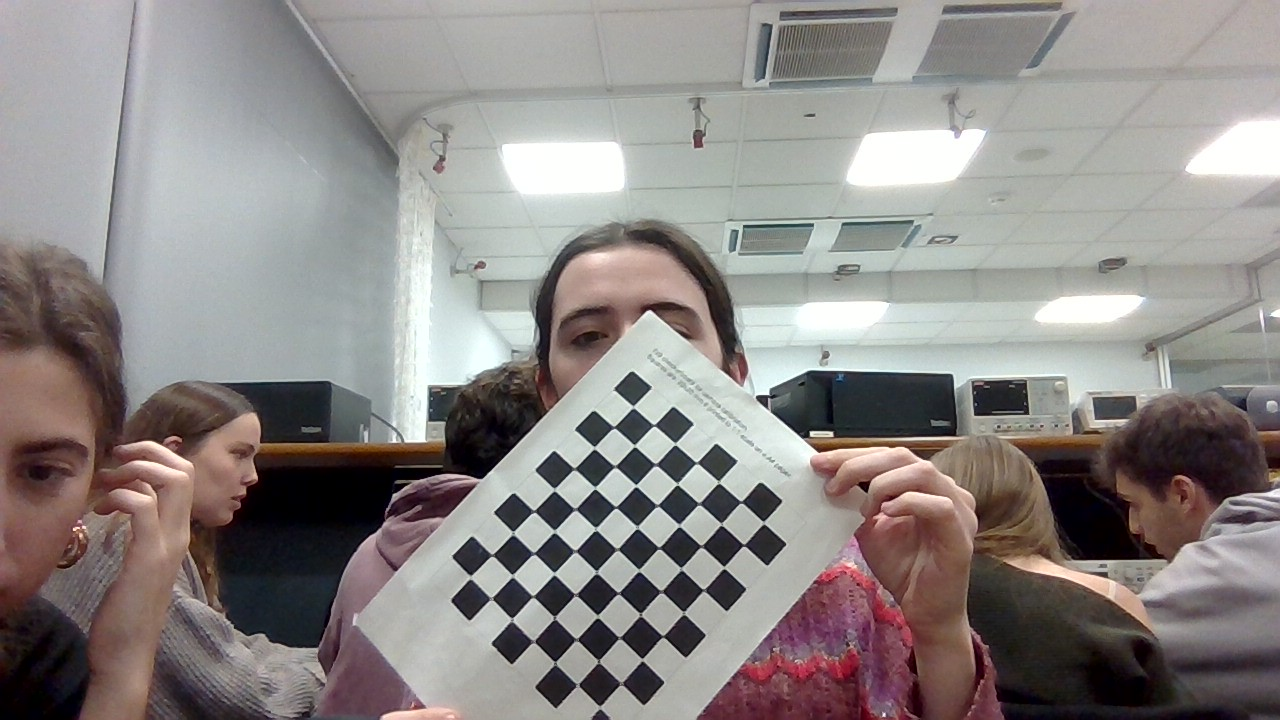
#> input picture data/calibracion1.jpg, 1280 x 720 px, given in place of the camera
$ python extraccion_info.py
#> lines starting #> are read from the running program, lines starting #| are printed output that depends on the picture; after the words box and inside, x2 and y2 are one past the last pixel; in counts of white or black regions, pixels touching at a corner belong together
import cv2
import numpy as np
import os
import time


try:
    K = np.load("camera_matrix.npy")
#> (reads patterns/camera_matrix.npy from the repository)
    dist = np.load("dist_coeffs.npy")
#> (reads src/dist_coeffs.npy from the repository)
#| Total letras en memoria: ['A', 'C']
#> further down, frame is the input picture: shape (720, 1280, 3); mean B, G, R 133.5, 135.4, 140.5
    CALIBRATION_OK = True
    print("Sistema: Calibración cargada correctamente.")
except:
    print("AVISO: No se encontraron archivos .npy. Usando cámara sin calibrar.")
    CALIBRATION_OK = False

def undistort_frame(frame, K, dist):
    if not CALIBRATION_OK: return frame
    h, w = frame.shape[:2]
#> h = 720; w = 1280
    new_K, roi = cv2.getOptimalNewCameraMatrix(K, dist, (w, h), 1, (w, h))
#> roi = (554, 57, 164, 58)
    return cv2.undistort(frame, K, dist, None, new_K)
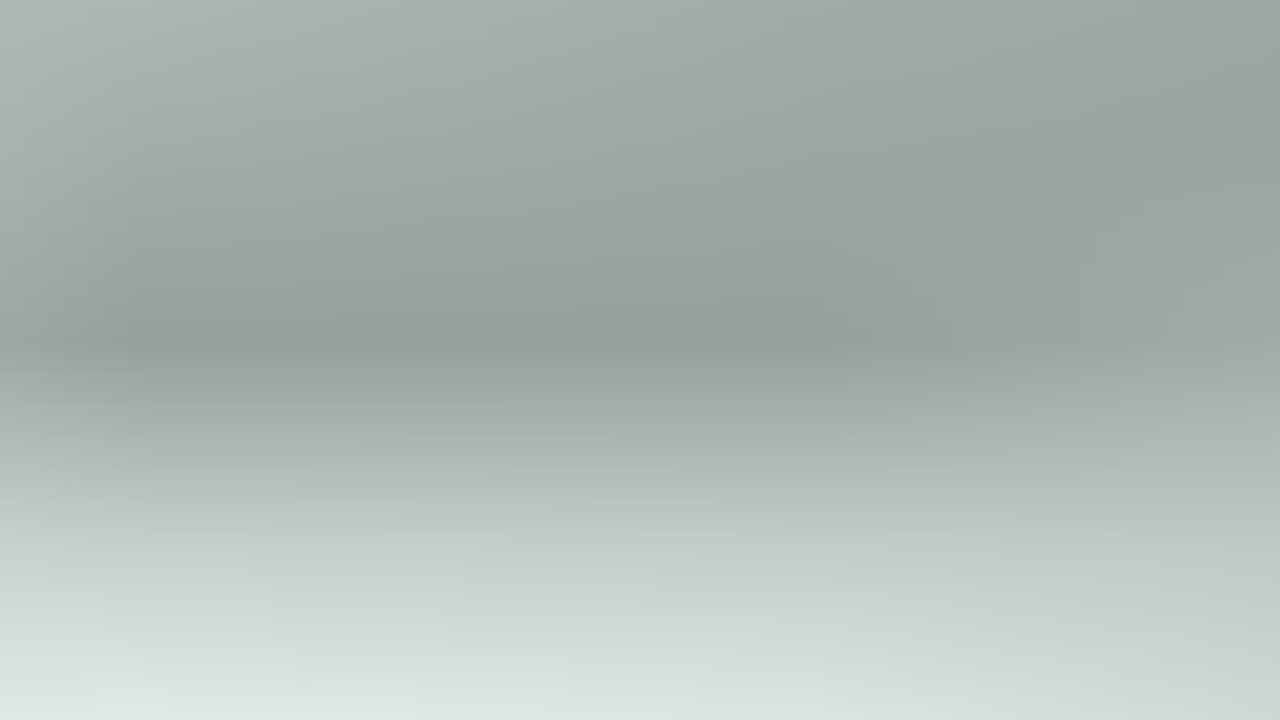
#> returned value: shape (720, 1280, 3); mean of channels 0, 1, 2 180.7, 184.7, 172.7; drawn as B, G, R

# 2. CARGA DE TEMPLATES
TEMPLATES_DIR = "./patterns"
templates = {}

print("\n--- CARGANDO PATRONES ---")
if os.path.exists(TEMPLATES_DIR):
    for filename in os.listdir(TEMPLATES_DIR):
        if filename.endswith(".png") or filename.endswith(".jpg"):
            # A. LIMPIEZA DE NOMBRE (LETRAC -> C)
            raw_name = filename.split(".")[0].upper()
            clean_name = raw_name.replace("LETRA", "").replace("PATTERN", "").strip()

            path = os.path.join(TEMPLATES_DIR, filename)
            img = cv2.imread(path, 0) # Cargar en gris

            if img is not None:
                # B. REDIMENSIONADO AUTOMÁTICO (El arreglo clave)
                # Si la plantilla es mayor de 300px, la reducimos.
                # Esto evita que 'matchTemplate' falle o ignore la letra.
                h, w = img.shape[:2]
                if h > 300 or w > 300:
                    scale = 300 / max(h, w)
                    new_w, new_h = int(w * scale), int(h * scale)
                    img = cv2.resize(img, (new_w, new_h), interpolation=cv2.INTER_AREA)
                    print(f" > {clean_name}: Reducido de {w}x{h} a {new_w}x{new_h}")

                templates[clean_name] = img
                print(f" > {clean_name}: LISTA PARA DETECTAR")

    print(f"Total letras en memoria: {list(templates.keys())}\n")
else:
    print(f"ERROR ROJO: No existe la carpeta {TEMPLATES_DIR}")

# [cite_start]3. SISTEMA DE SEGURIDAD (Decodificador [cite: 58])
class SecuritySystem:
    def __init__(self, password):
        self.password = password
        self.input_sequence = []       # Memoria actual
        self.last_detection_time = 0
        self.cooldown = 1.5            # Segundos entre letras
        self.is_unlocked = False
        self.error_timer = 0           # Para mostrar mensaje de error

    def update(self, detected_char):
        current_time = time.time()

        # Bloqueo temporal si hubo error o detección reciente
        if current_time < self.error_timer: return
        if (current_time - self.last_detection_time) < self.cooldown: return

        # Guardar letra
        self.input_sequence.append(detected_char)
        self.last_detection_time = current_time
        print(f"Secuencia: {self.input_sequence}")

        # Comprobar contraseña
        if len(self.input_sequence) == len(self.password):
            if self.input_sequence == self.password:
                self.is_unlocked = True
                print("¡DESBLOQUEADO!")
            else:
                print("Error en contraseña. Esperando...")
                self.error_timer = time.time() + 2.0 # Mostrar error 2 seg
                self.input_sequence = [] # Se borrará visualmente tras el error

    def get_display_info(self):
        # Devuelve el texto y el color para pintar en pantalla
        if self.is_unlocked:
            return "ACCESO CONCEDIDO - FASE 2", (0, 255, 0)

        if time.time() < self.error_timer:
            return "ERROR: SECUENCIA INCORRECTA", (0, 0, 255)

        seq_str = '-'.join(self.input_sequence) if self.input_sequence else "ESPERANDO..."
        return f"Pass: {seq_str}", (255, 255, 0)

def detectar_letra_visual(gray_frame, debug_frame):
    best_letter = None
    best_score = 0

    y_debug = 100 # Altura para empezar a escribir en pantalla

    # Probamos TODAS las plantillas cargadas
    for letter, tmpl in templates.items():
        # Comprobación de seguridad de tamaño
        if tmpl.shape[0] > gray_frame.shape[0] or tmpl.shape[1] > gray_frame.shape[1]:
            continue

        res = cv2.matchTemplate(gray_frame, tmpl, cv2.TM_CCOEFF_NORMED)
        _, max_val, _, _ = cv2.minMaxLoc(res)

        #  DIBUJAR PUNTUACIONES
        color = (0, 255, 0) if max_val > 0.50 else (0, 0, 255)
        text = f"{letter}: {max_val:.2f}"
        cv2.putText(debug_frame, text, (10, y_debug), cv2.FONT_HERSHEY_SIMPLEX, 0.6, color, 2)
        y_debug += 25

        if max_val > best_score:
            best_score = max_val
            best_letter = letter
#> this loop made 2 passes
#> (letter, max_val, color, text, y_debug, best_score, best_letter) on passes 1 to 2: ('A', 0.35, (0, 0, 255), 'A: 0.35', 125, 0.35, 'A'), ('C', 0.462, (0, 0, 255), 'C: 0.46', 150, 0.462, 'C')
#> pass 1, in detectar_letra_visual, `res = cv2.matchTemplate(gray_frame, tmpl, cv2.TM_CCOEFF_NORMED)`:
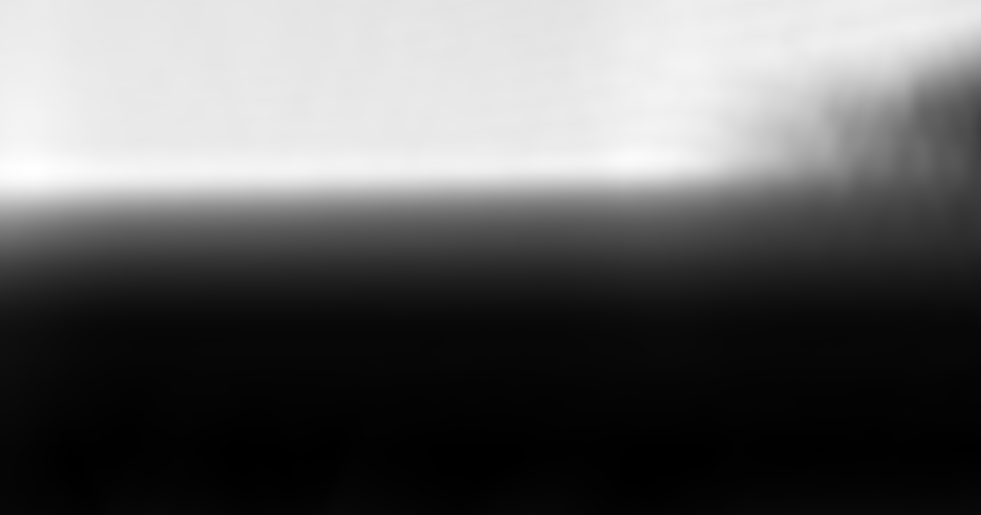
#> res: shape (515, 981) float32; min -0.315, max 0.35, mean -0.0573; drawn with min black and max white
#> pass 2, in detectar_letra_visual, `res = cv2.matchTemplate(gray_frame, tmpl, cv2.TM_CCOEFF_NORMED)`:
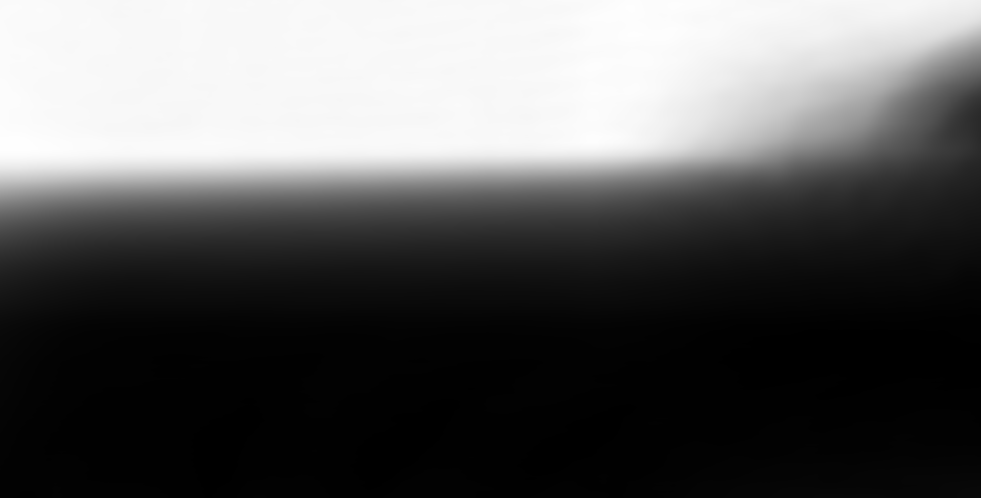
#> res: shape (498, 981) float32; min -0.435, max 0.462, mean -0.109; drawn with min black and max white
#> after the loop, best_score = 0.462; y_debug = 150

    # UMBRAL DE DETECCIÓN
    if best_score > 0.50: # Si supera el 50% de coincidencia
        return best_letter, best_score
    return None, 0

# 5. BUCLE PRINCIPAL
PASSWORD = ['A', 'C', 'C', 'A']
sistema = SecuritySystem(PASSWORD)

cap = cv2.VideoCapture(0)

while True:
    ret, frame = cap.read()
    if not ret: break

    frame = undistort_frame(frame, K, dist)
    gray = cv2.cvtColor(frame, cv2.COLOR_BGR2GRAY)

    # 2. Detección
    # Le pasamos 'frame' para que pueda pintar los numeritos de debug sobre el color
    letra, score = detectar_letra_visual(gray, frame)
#> score = 0

    # 3. Lógica
    if not sistema.is_unlocked:
        # Modo Candado
        if letra and time.time() > sistema.error_timer:
            # Dibujar caja alrededor de la detección (Feedback visual)
            cv2.putText(frame, f"VEO: {letra}", (500, 50), cv2.FONT_HERSHEY_SIMPLEX, 1, (0, 255, 255), 2)
            sistema.update(letra)
    else:
        cv2.putText(frame, "TRACKER ACTIVADO", (400, 50), cv2.FONT_HERSHEY_SIMPLEX, 0.8, (0, 255, 0), 2)
        # tracker.update(frame)...

    # 4. Mostrar Estado
    texto_estado, color_estado = sistema.get_display_info()
    cv2.putText(frame, texto_estado, (20, 450), cv2.FONT_HERSHEY_SIMPLEX, 1.0, color_estado, 2)
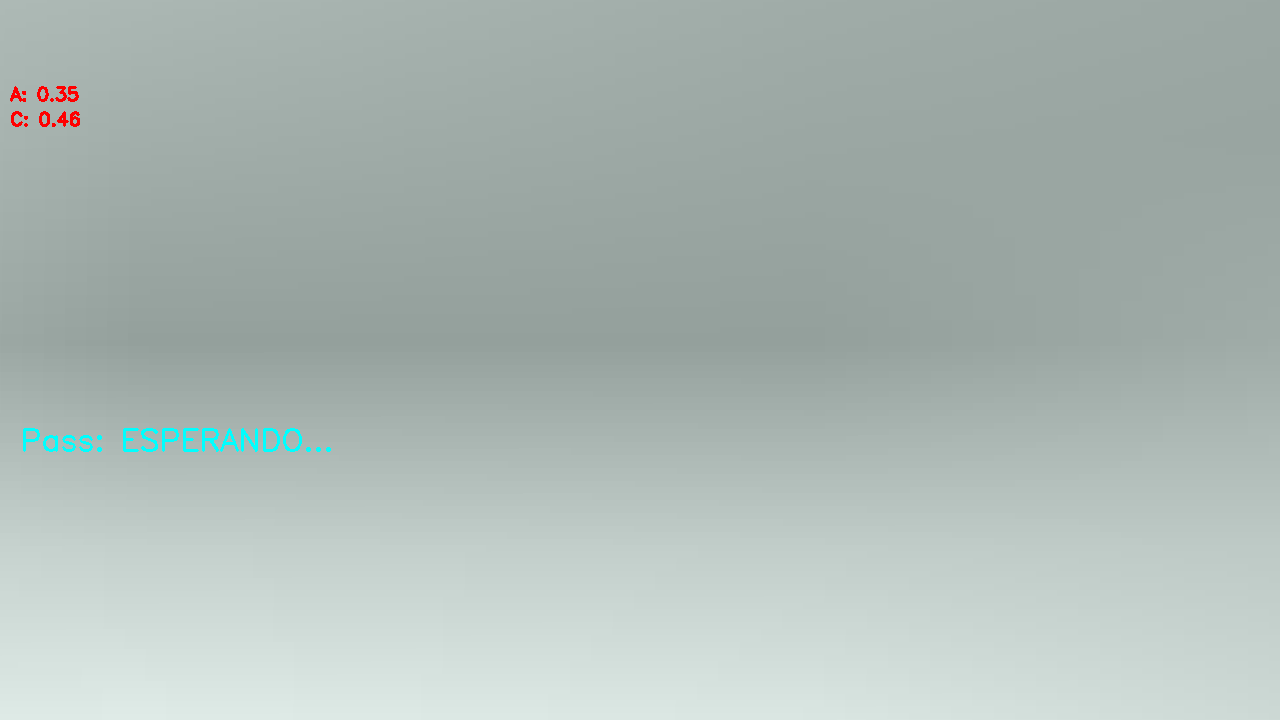
#> frame: shape (720, 1280, 3); 0.34% of pixels changed, all inside (x1, y1, x2, y2) = (10, 86, 331, 452)

    cv2.imshow('Proyecto Vision - Diva Final', frame)

    # Salir con ESC
    if cv2.waitKey(1) == 27:
#> (key Esc is pressed here)
        break

cap.release()

cv2.destroyAllWindows()
